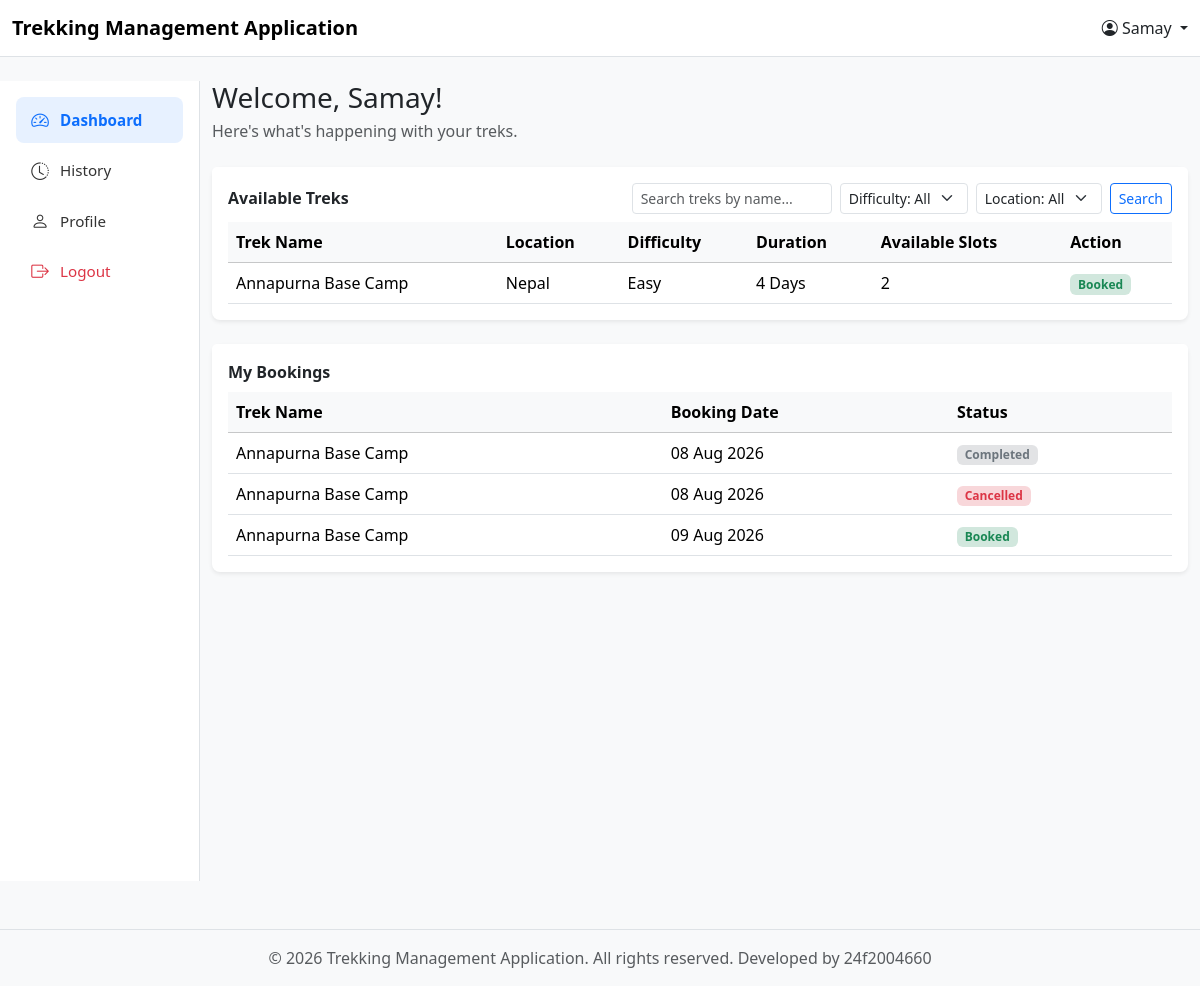
Screenshot of /user?user_id=8 with the database file from the repository.
### models.py (models this page shows)
class Trek(db.Model):
    __tablename__ = 'trek'
    trek_id = db.Column(db.Integer, primary_key=True)
    t_name = db.Column(db.String(120), nullable=False)
    location = db.Column(db.String(120), nullable=False)
    diff = db.Column(db.String(1))  # E/M/H
    duration = db.Column(db.Integer)
    total_slots = db.Column(db.Integer, nullable=False)
    avl_slots = db.Column(db.Integer, nullable=False)
    assign_s_id = db.Column(db.Integer, db.ForeignKey('staff_profile.staff_id'), nullable=False)
    status = db.Column(db.String(20), default='Pending')  # Pending/Approved/Open/Close/Completed
    start_date = db.Column(db.Date)
    end_date = db.Column(db.Date)
    description = db.Column(db.String(500))
    bookings = db.relationship('Booking', backref='trek', cascade="all, delete")

class Booking(db.Model):
    __tablename__ = 'booking'
    booking_id = db.Column(db.Integer, primary_key=True)
    user_id = db.Column(db.Integer, db.ForeignKey('user_profile.user_id'), nullable=False)
    trek_id = db.Column(db.Integer, db.ForeignKey('trek.trek_id'), nullable=False)
    booking_date = db.Column(db.Date, default=date.today)
    status = db.Column(db.String(20), default='Booked')  # Booked/cancelled/completed

### controller.py (the view)
@app.route("/user")
def user_dashboard():
    user_id = request.args.get("user_id")
    search = request.args.get("search")
    difficulty = request.args.get("difficulty")
    location = request.args.get("location")
    query = db.session.query(Trek).filter(Trek.status == "1")
    if search:
        query = query.filter(Trek.t_name.like("%" + search + "%"))
    if difficulty and difficulty != "All":
        query = query.filter(Trek.diff == difficulty)
    if location and location != "All":
        query = query.filter(Trek.location == location)
    trek = query.all()
    all_locations = db.session.query(Trek.location).distinct().all()
    locations = [l[0] for l in all_locations]
    booked_trek_ids = get_user_booked_trek_ids(user_id) if user_id else []
    my_bookings = get_user_bookings(user_id) if user_id else []
    user_p = search_user(user_id)
    user_name = (user_p.name).split()
    return render_template(
        "User_templates/user_dashboard.html",
        trek=trek,
        user_id=user_id,
        booked_trek_ids=booked_trek_ids,
        my_bookings=my_bookings,
        user_name=user_name[0],
        locations=locations,
        search=search,
        difficulty=difficulty,
        location=location
    )

### controller.py (called while the page is built)
def search_user(id):
    user_searched = db.session.query(user_profile).filter(user_profile.user_id == id).first()
    return user_searched

def search_trek(id):
    trek_searched = db.session.query(Trek).filter(Trek.trek_id == id).first()
    return trek_searched

def get_user_booked_trek_ids(user_id):
    bookings = db.session.query(Booking).filter(Booking.user_id == user_id,Booking.status == "Booked").all()
    return [b.trek_id for b in bookings]

def get_user_bookings(user_id):
    bookings = db.session.query(Booking).filter(Booking.user_id == user_id).all()
    result = []
    for b in bookings:
        trek = search_trek(b.trek_id)
        result.append({
            "trek_name": trek.t_name ,
            "booking_date": b.booking_date,
            "status": b.status
        })
    return result

### templates/User_templates/user_dashboard.html (shortened to what this page needs)
{% extends "base.html" %}
{% set current_user = user_name %}
{% block content %}
    <div class="row">
        {% set current_page = "dashboard" %}
        {% include "User_templates/components/user_menu.html" %}
        <div class="col-md-10">
            <h3 class="mb-1">Welcome, {{ user_name }}!</h3>
            <p class="text-muted mb-4">Here's what's happening with your treks.</p>
            <div class="card border-0 shadow-sm rounded-3 mb-4">
                <div class="card-header bg-white border-0 pt-3 d-flex justify-content-between align-items-center">
                    <span class="fw-bold">Available Treks</span>
                    <form method="GET" action="{{ url_for('user_dashboard') }}" class="d-flex gap-2">
                        <input type="text" name="search" class="form-control form-control-sm"
                               placeholder="Search treks by name..." style="width: 200px;" value="{{ search or '' }}">
                        <select class="form-select form-select-sm" style="width: auto;" name="difficulty" onchange="this.form.submit()">
                            <option value="All" {% if not difficulty or difficulty == 'All' %}selected{% endif %}>Difficulty: All</option>
                        </select>
                        <select class="form-select form-select-sm" style="width: auto;" name="location" onchange="this.form.submit()">
                            <option value="All" {% if not location or location == 'All' %}selected{% endif %}>Location: All</option>
                        </select>
                        <button type="submit" class="btn btn-outline-primary btn-sm">Search</button>
                    </form>
                </div>
                <div class="card-body pt-0">
                    <table class="table table-hover align-middle mb-0">
                        <thead class="table-light">
                            <tr>
                                <th>Trek Name</th>
                                <th>Location</th>
                                <th>Difficulty</th>
                                <th>Duration</th>
                                <th>Available Slots</th>
                                <th>Action</th>
                            </tr>
                        </thead>
                        <tbody>
                            {% for t in trek %}
                                <tr>
                                    <td>{{ t.t_name }}</td>
                                    <td>{{ t.location }}</td>
                                    <td>
                                        {% if t.diff == 'E' %}Easy{% elif t.diff == 'M' %}Moderate{% else %}Hard{% endif %}
                                    </td>
                                    <td>{{ t.duration }} Days</td>
                                    <td>{{ t.avl_slots }}</td>
                                    <td>
                                        {% if t.trek_id in booked_trek_ids %}
                                            <span class="badge bg-success-subtle text-success">Booked</span>
                                        {% elif t.avl_slots <= 0 %}
                                            <span class="badge bg-secondary-subtle text-secondary">Booking closed</span>
                                        {% else %}
                                            <a href="/user_book?trek_id={{ t.trek_id }}&user_id={{ user_id }}" class="btn btn-primary btn-sm">Book Now</a>
                                        {% endif %}
                                    </td>
                                </tr>
                            {% else %}
                                <tr>
                                    <td colspan="6" class="text-center text-muted">No treks found.</td>
                                </tr>
                            {% endfor %}
                        </tbody>
                    </table>
                </div>
            </div>
            <div class="card border-0 shadow-sm rounded-3">
                <div class="card-header bg-white fw-bold border-0 pt-3">
                    My Bookings
                </div>
                <div class="card-body pt-0">
                    <table class="table table-hover align-middle mb-0" >
                        <thead class="table-light">
                            <tr>
                                <th>Trek Name</th>
                                <th>Booking Date</th>
                                <th>Status</th>
                            </tr>
                        </thead>
                        <tbody>
                            {% for b in my_bookings %}
                                <tr>
                                    <td>{{ b.trek_name }}</td>
                                    <td>{{ b.booking_date.strftime('%d %b %Y') }}</td>
                                    <td>
                                        {% if b.status == 'Booked' %}
                                            <span class="badge bg-success-subtle text-success">Booked</span>
                                        {% elif b.status == 'Completed' %}
                                            <span class="badge bg-secondary-subtle text-secondary">Completed</span>
                                        {% elif b.status == 'Cancelled' %}
                                            <span class="badge bg-danger-subtle text-danger">Cancelled</span>
                                        {% endif %}
                                    </td>
                                </tr>
                            {% endfor %}
                        </tbody>
                    </table>
                </div>
            </div>
        </div>
    </div>
{% endblock %}

### rows the page displays
Trek: t_name "Annapurna Base Camp", location "Nepal", diff "Easy", duration "4", avl_slots "2", shows "Booked", trek_name "Annapurna Base Camp" "Annapurna Base Camp" "Annapurna Base Camp"
Booking: booking_date "08 Aug 2026"
Booking: booking_date "08 Aug 2026"
Booking: booking_date "09 Aug 2026"

### other values shown
{{ current_user }} "Samay"
{{ user_name }} "Samay"
